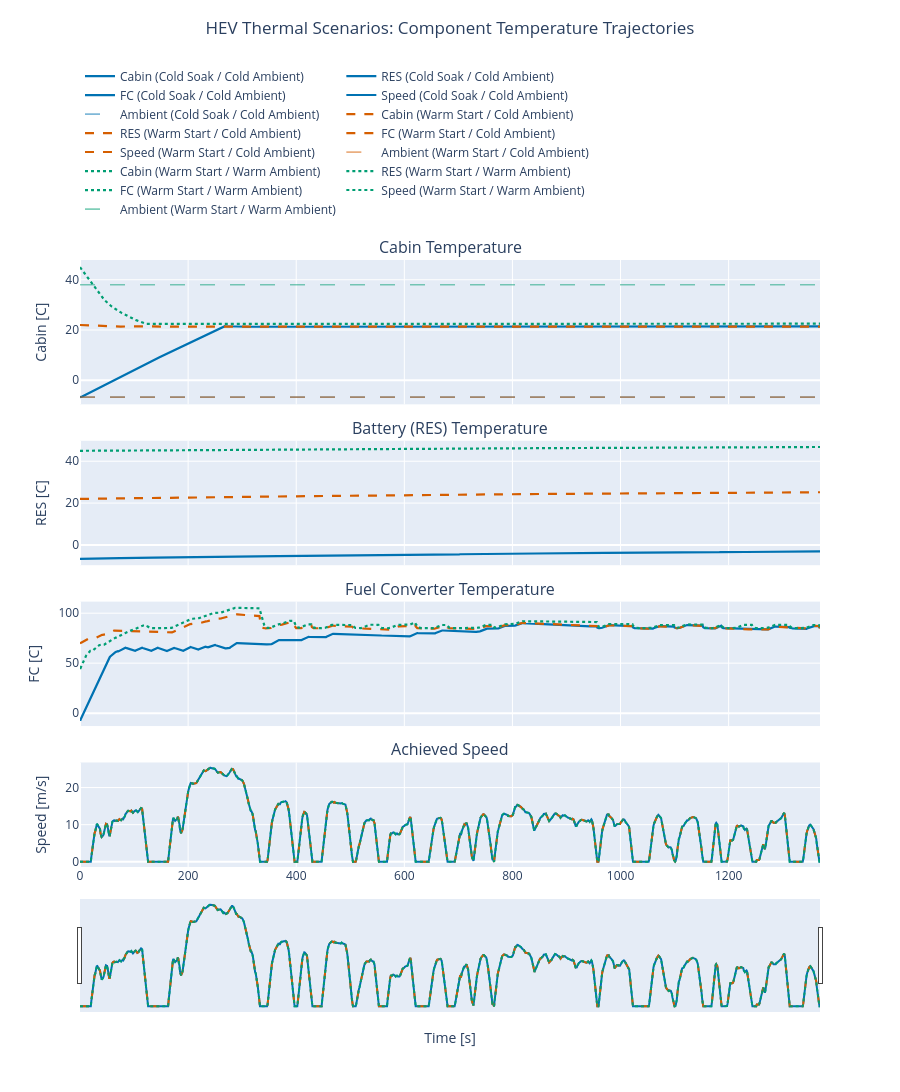

This figure's notebook cell:
### Markdown cell above
## Thermal State Trajectories

This figure compares cabin, battery, and fuel-converter temperatures across scenarios, with ambient temperature shown as a dashed reference.

A fourth panel shows achieved speed so the rangeslider preview reflects cycle-speed segments while you inspect thermal transients.

### Code cell
fig_t = make_subplots(
    rows=4,
    cols=1,
    shared_xaxes=True,
    vertical_spacing=0.06,
    row_heights=[0.29, 0.25, 0.25, 0.21],
    subplot_titles=(
        "Cabin Temperature",
        "Battery (RES) Temperature",
        "Fuel Converter Temperature",
        "Achieved Speed",
    ),
)

scenario_palette = ["#0072B2", "#D55E00", "#009E73", "#CC79A7", "#E69F00", "#000000"]
scenario_dash_cycle = ["solid", "dash", "dot", "dashdot", "longdash", "longdashdot"]
scenario_colors = {
    name: scenario_palette[idx % len(scenario_palette)]
    for idx, name in enumerate(results.keys())
}
scenario_dashes = {
    name: scenario_dash_cycle[idx % len(scenario_dash_cycle)]
    for idx, name in enumerate(results.keys())
}

# Plot cabin, battery, fuel-converter temperatures, and achieved speed for each scenario.
for name, r in results.items():
    df = r["df"]
    t = df[TIME_COL]
    scenario_color = scenario_colors[name]
    scenario_dash = scenario_dashes[name]

    fig_t.add_trace(
        go.Scatter(
            x=t,
            y=df[CABIN_TEMP_COL] - KELVIN_OFFSET,
            name=f"Cabin ({name})",
            line={"color": scenario_color, "dash": scenario_dash, "width": 2.2},
        ),
        row=1,
        col=1,
    )
    fig_t.add_trace(
        go.Scatter(
            x=t,
            y=df[RES_TEMP_COL] - KELVIN_OFFSET,
            name=f"RES ({name})",
            line={"color": scenario_color, "dash": scenario_dash, "width": 2.2},
        ),
        row=2,
        col=1,
    )
    fig_t.add_trace(
        go.Scatter(
            x=t,
            y=df[FC_TEMP_COL] - KELVIN_OFFSET,
            name=f"FC ({name})",
            line={"color": scenario_color, "dash": scenario_dash, "width": 2.2},
        ),
        row=3,
        col=1,
    )
    fig_t.add_trace(
        go.Scatter(
            x=t,
            y=df[SPEED_COL],
            name=f"Speed ({name})",
            line={"color": scenario_color, "dash": scenario_dash, "width": 2.0},
        ),
        row=4,
        col=1,
    )
    # Overlay ambient on cabin panel as a dashed reference.
    fig_t.add_trace(
        go.Scatter(
            x=t,
            y=df[AMBIENT_TEMP_COL] - KELVIN_OFFSET,
            name=f"Ambient ({name})",
            line={"dash": "longdash", "color": scenario_color, "width": 1.6},
            opacity=0.5,
        ),
        row=1,
        col=1,
    )

fig_t.update_layout(
    height=1250,
    title={"text": "HEV Thermal Scenarios: Component Temperature Trajectories", "x": 0.5, "xanchor": "center", "y": 0.98, "yanchor": "top"},
    legend={"orientation": "h", "yanchor": "bottom", "y": 1.06, "xanchor": "left", "x": 0.0},
    margin={"t": 260},
    hovermode="x unified",
)
fig_t.update_yaxes(title_text="Cabin [C]", row=1, col=1)
fig_t.update_yaxes(title_text="RES [C]", row=2, col=1)
fig_t.update_yaxes(title_text="FC [C]", row=3, col=1)
fig_t.update_yaxes(title_text="Speed [m/s]", row=4, col=1)
fig_t.update_xaxes(title_text="Time [s]", row=4, col=1, rangeslider_visible=True)

# Interactive temperature trajectories across scenarios.
fig_t.show()

### Figure 1 — Plotly figure (JSON) as saved in the notebook; plotly's stock layout.template omitted (floating-point values rounded to 4 significant figures; data arrays with more than 128 entries replaced by an {"elided": "..."} marker saying what was removed)
{"data": [{"line": {"color": "#0072B2", "dash": "solid", "width": 2.2}, "name": "Cabin (Cold Soak / Cold Ambient)", "type": "scatter", "x": {"elided": "1370 float values"}, "xaxis": "x", "y": {"elided": "1370 float values"}, "yaxis": "y"}, {"line": {"color": "#0072B2", "dash": "solid", "width": 2.2}, "name": "RES (Cold Soak / Cold Ambient)", "type": "scatter", "x": {"elided": "1370 float values"}, "xaxis": "x2", "y": {"elided": "1370 float values"}, "yaxis": "y2"}, {"line": {"color": "#0072B2", "dash": "solid", "width": 2.2}, "name": "FC (Cold Soak / Cold Ambient)", "type": "scatter", "x": {"elided": "1370 float values"}, "xaxis": "x3", "y": {"elided": "1370 float values"}, "yaxis": "y3"}, {"line": {"color": "#0072B2", "dash": "solid", "width": 2}, "name": "Speed (Cold Soak / Cold Ambient)", "type": "scatter", "x": {"elided": "1370 float values"}, "xaxis": "x4", "y": {"elided": "1370 float values"}, "yaxis": "y4"}, {"line": {"color": "#0072B2", "dash": "longdash", "width": 1.6}, "name": "Ambient (Cold Soak / Cold Ambient)", "opacity": 0.5, "type": "scatter", "x": {"elided": "1370 float values"}, "xaxis": "x", "y": {"elided": "1370 float values"}, "yaxis": "y"}, {"line": {"color": "#D55E00", "dash": "dash", "width": 2.2}, "name": "Cabin (Warm Start / Cold Ambient)", "type": "scatter", "x": {"elided": "1370 float values"}, "xaxis": "x", "y": {"elided": "1370 float values"}, "yaxis": "y"}, {"line": {"color": "#D55E00", "dash": "dash", "width": 2.2}, "name": "RES (Warm Start / Cold Ambient)", "type": "scatter", "x": {"elided": "1370 float values"}, "xaxis": "x2", "y": {"elided": "1370 float values"}, "yaxis": "y2"}, {"line": {"color": "#D55E00", "dash": "dash", "width": 2.2}, "name": "FC (Warm Start / Cold Ambient)", "type": "scatter", "x": {"elided": "1370 float values"}, "xaxis": "x3", "y": {"elided": "1370 float values"}, "yaxis": "y3"}, {"line": {"color": "#D55E00", "dash": "dash", "width": 2}, "name": "Speed (Warm Start / Cold Ambient)", "type": "scatter", "x": {"elided": "1370 float values"}, "xaxis": "x4", "y": {"elided": "1370 float values"}, "yaxis": "y4"}, {"line": {"color": "#D55E00", "dash": "longdash", "width": 1.6}, "name": "Ambient (Warm Start / Cold Ambient)", "opacity": 0.5, "type": "scatter", "x": {"elided": "1370 float values"}, "xaxis": "x", "y": {"elided": "1370 float values"}, "yaxis": "y"}, {"line": {"color": "#009E73", "dash": "dot", "width": 2.2}, "name": "Cabin (Warm Start / Warm Ambient)", "type": "scatter", "x": {"elided": "1370 float values"}, "xaxis": "x", "y": {"elided": "1370 float values"}, "yaxis": "y"}, {"line": {"color": "#009E73", "dash": "dot", "width": 2.2}, "name": "RES (Warm Start / Warm Ambient)", "type": "scatter", "x": {"elided": "1370 float values"}, "xaxis": "x2", "y": {"elided": "1370 float values"}, "yaxis": "y2"}, {"line": {"color": "#009E73", "dash": "dot", "width": 2.2}, "name": "FC (Warm Start / Warm Ambient)", "type": "scatter", "x": {"elided": "1370 float values"}, "xaxis": "x3", "y": {"elided": "1370 float values"}, "yaxis": "y3"}, {"line": {"color": "#009E73", "dash": "dot", "width": 2}, "name": "Speed (Warm Start / Warm Ambient)", "type": "scatter", "x": {"elided": "1370 float values"}, "xaxis": "x4", "y": {"elided": "1370 float values"}, "yaxis": "y4"}, {"line": {"color": "#009E73", "dash": "longdash", "width": 1.6}, "name": "Ambient (Warm Start / Warm Ambient)", "opacity": 0.5, "type": "scatter", "x": {"elided": "1370 float values"}, "xaxis": "x", "y": {"elided": "1370 float values"}, "yaxis": "y"}], "layout": {"annotations": [{"font": {"size": 16}, "showarrow": false, "text": "Cabin Temperature", "x": 0.5, "xanchor": "center", "xref": "paper", "y": 1, "yanchor": "bottom", "yref": "paper"}, {"font": {"size": 16}, "showarrow": false, "text": "Battery (RES) Temperature", "x": 0.5, "xanchor": "center", "xref": "paper", "y": 0.7022, "yanchor": "bottom", "yref": "paper"}, {"font": {"size": 16}, "showarrow": false, "text": "Fuel Converter Temperature", "x": 0.5, "xanchor": "center", "xref": "paper", "y": 0.4372, "yanchor": "bottom", "yref": "paper"}, {"font": {"size": 16}, "showarrow": false, "text": "Achieved Speed", "x": 0.5, "xanchor": "center", "xref": "paper", "y": 0.1722, "yanchor": "bottom", "yref": "paper"}], "height": 1250, "hovermode": "x unified", "legend": {"orientation": "h", "x": 0, "xanchor": "left", "y": 1.06, "yanchor": "bottom"}, "margin": {"t": 260}, "title": {"text": "HEV Thermal Scenarios: Component Temperature Trajectories", "x": 0.5, "xanchor": "center", "y": 0.98, "yanchor": "top"}, "xaxis": {"anchor": "y", "domain": [0, 1], "matches": "x4", "showticklabels": false}, "xaxis2": {"anchor": "y2", "domain": [0, 1], "matches": "x4", "showticklabels": false}, "xaxis3": {"anchor": "y3", "domain": [0, 1], "matches": "x4", "showticklabels": false}, "xaxis4": {"anchor": "y4", "domain": [0, 1], "rangeslider": {"visible": true}, "title": {"text": "Time [s]"}}, "yaxis": {"anchor": "x", "domain": [0.7622, 1], "title": {"text": "Cabin [C]"}}, "yaxis2": {"anchor": "x2", "domain": [0.4972, 0.7022], "title": {"text": "RES [C]"}}, "yaxis3": {"anchor": "x3", "domain": [0.2322, 0.4372], "title": {"text": "FC [C]"}}, "yaxis4": {"anchor": "x4", "domain": [0, 0.1722], "title": {"text": "Speed [m/s]"}}}}
